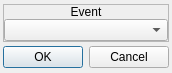
<?xml version="1.0" encoding="UTF-8"?>
<ui version="4.0">
 <class>SelectMapEvent</class>
 <widget class="QDialog" name="SelectMapEvent">
  <property name="geometry">
   <rect>
    <x>0</x>
    <y>0</y>
    <width>166</width>
    <height>73</height>
   </rect>
  </property>
  <property name="windowTitle">
   <string>Event</string>
  </property>
  <property name="windowIcon">
   <iconset resource="gui_icons.qrc">
    <normaloff>:/icons/openrpgmaker.png</normaloff>:/icons/openrpgmaker.png</iconset>
  </property>
  <property name="styleSheet">
   <string notr="true">.QFrame
{
	border-width: 1px;
	border-style: solid;
	border-color: palette(window-text);
}

.QFrame&gt;QLabel
{
	border-width: 0px;
	background-color: palette(window-text);
	color: palette(window);
	font-weight: bold;
}

.QFrame&gt;QCheckBox
{
	background-color: palette(window-text);
	border-width: 0px;
	border-style: none;
	color: palette(window);
	spacing: 3px;
	font-weight: bold;
	padding: 0px 0px 0px 3px;
}

.QFrame&gt;QCheckBox::indicator
{
	min-width: 8px;
	max-width: 8px;
	min-height: 8px;
	max-height: 8px;
	width: 8px;
	height: 8px;
	border-width: 2px;
	border-radius: 0px;
	border-style: ridge;
	border-color: palette(mid);
}

.QFrame&gt;QCheckBox::indicator:unchecked
{
	background-color: palette(base);
}

.QFrame&gt;QCheckBox::indicator:checked
{
	background-color: palette(window-text);
}

.QFrame&gt;QCheckBox::indicator:hover
{
	border-color: palette(highlight);
}</string>
  </property>
  <layout class="QVBoxLayout" name="verticalLayout_2">
   <property name="spacing">
    <number>3</number>
   </property>
   <property name="margin">
    <number>3</number>
   </property>
   <item>
    <widget class="QFrame" name="frame">
     <property name="sizePolicy">
      <sizepolicy hsizetype="Preferred" vsizetype="Fixed">
       <horstretch>0</horstretch>
       <verstretch>0</verstretch>
      </sizepolicy>
     </property>
     <property name="frameShape">
      <enum>QFrame::StyledPanel</enum>
     </property>
     <property name="frameShadow">
      <enum>QFrame::Raised</enum>
     </property>
     <layout class="QVBoxLayout" name="verticalLayout">
      <property name="spacing">
       <number>0</number>
      </property>
      <property name="margin">
       <number>0</number>
      </property>
      <item>
       <widget class="QLabel" name="label">
        <property name="sizePolicy">
         <sizepolicy hsizetype="Preferred" vsizetype="Fixed">
          <horstretch>0</horstretch>
          <verstretch>0</verstretch>
         </sizepolicy>
        </property>
        <property name="text">
         <string>Event</string>
        </property>
        <property name="alignment">
         <set>Qt::AlignCenter</set>
        </property>
       </widget>
      </item>
      <item>
       <widget class="QWidget" name="widget" native="true">
        <layout class="QHBoxLayout" name="horizontalLayout">
         <property name="spacing">
          <number>0</number>
         </property>
         <property name="margin">
          <number>0</number>
         </property>
         <item>
          <widget class="QComboBox" name="cboxEvent"/>
         </item>
        </layout>
       </widget>
      </item>
     </layout>
    </widget>
   </item>
   <item>
    <widget class="QDialogButtonBox" name="buttonBox">
     <property name="orientation">
      <enum>Qt::Horizontal</enum>
     </property>
     <property name="standardButtons">
      <set>QDialogButtonBox::Cancel|QDialogButtonBox::Ok</set>
     </property>
    </widget>
   </item>
  </layout>
 </widget>
 <resources>
  <include location="gui_icons.qrc"/>
 </resources>
 <connections>
  <connection>
   <sender>buttonBox</sender>
   <signal>accepted()</signal>
   <receiver>SelectMapEvent</receiver>
   <slot>accept()</slot>
   <hints>
    <hint type="sourcelabel">
     <x>248</x>
     <y>254</y>
    </hint>
    <hint type="destinationlabel">
     <x>157</x>
     <y>274</y>
    </hint>
   </hints>
  </connection>
  <connection>
   <sender>buttonBox</sender>
   <signal>rejected()</signal>
   <receiver>SelectMapEvent</receiver>
   <slot>reject()</slot>
   <hints>
    <hint type="sourcelabel">
     <x>316</x>
     <y>260</y>
    </hint>
    <hint type="destinationlabel">
     <x>286</x>
     <y>274</y>
    </hint>
   </hints>
  </connection>
 </connections>
</ui>
